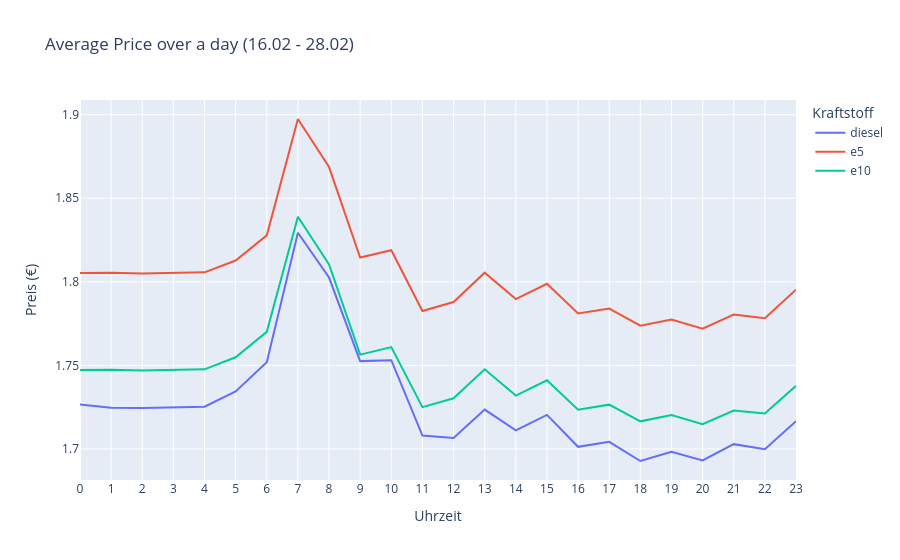

The notebook cell saved with this chart:
### Code cell
from datetime import date

mask = (df_filled['retrieval_date'] >= date(2026, 2, 16)) & (df['retrieval_date'] <= date(2026, 2, 28))
df_filtered = df_filled[mask].copy()
print(df_filtered['retrieval_date'].min())
print(df_filtered['retrieval_date'].max())
print(len(df_filtered))

df_filtered['hour'] = pd.to_datetime(df_filtered['retrieval_time'], format='%H:%M').dt.hour

df_hourly = df_filtered.groupby('hour')[['diesel', 'e5', 'e10']].mean().reset_index()

fig1 = px.line(
    df_hourly,
    x='hour',
    y=['diesel', 'e5', 'e10'],
    title='Average Price over a day (16.02 - 28.02)',
    labels={'hour': 'Uhrzeit', 'value': 'Preis (€)', 'variable': 'Kraftstoff'}
)
fig1.update_xaxes(dtick=1)
fig1.show()
fig.write_image("assets/avg_price_over_day.png", width=1668, height=450)

### Figure 1 — Plotly figure (JSON) as saved in the notebook; plotly's stock layout.template omitted (floating-point values rounded to 4 significant figures)
{"data": [{"hovertemplate": "Kraftstoff=diesel<br>Uhrzeit=%{x}<br>Preis (€)=%{y}<extra></extra>", "legendgroup": "diesel", "line": {"color": "#636efa", "dash": "solid"}, "marker": {"symbol": "circle"}, "mode": "lines", "name": "diesel", "orientation": "v", "showlegend": true, "type": "scatter", "x": [0, 1, 2, 3, 4, 5, 6, 7, 8, 9, 10, 11, 12, 13, 14, 15, 16, 17, 18, 19, 20, 21, 22, 23], "xaxis": "x", "y": [1.727, 1.725, 1.725, 1.725, 1.725, 1.734, 1.752, 1.829, 1.803, 1.753, 1.753, 1.708, 1.707, 1.724, 1.711, 1.72, 1.701, 1.704, 1.693, 1.698, 1.693, 1.703, 1.7, 1.717], "yaxis": "y"}, {"hovertemplate": "Kraftstoff=e5<br>Uhrzeit=%{x}<br>Preis (€)=%{y}<extra></extra>", "legendgroup": "e5", "line": {"color": "#EF553B", "dash": "solid"}, "marker": {"symbol": "circle"}, "mode": "lines", "name": "e5", "orientation": "v", "showlegend": true, "type": "scatter", "x": [0, 1, 2, 3, 4, 5, 6, 7, 8, 9, 10, 11, 12, 13, 14, 15, 16, 17, 18, 19, 20, 21, 22, 23], "xaxis": "x", "y": [1.805, 1.805, 1.805, 1.805, 1.806, 1.813, 1.828, 1.897, 1.869, 1.815, 1.819, 1.783, 1.788, 1.805, 1.79, 1.799, 1.781, 1.784, 1.774, 1.777, 1.772, 1.78, 1.778, 1.795], "yaxis": "y"}, {"hovertemplate": "Kraftstoff=e10<br>Uhrzeit=%{x}<br>Preis (€)=%{y}<extra></extra>", "legendgroup": "e10", "line": {"color": "#00cc96", "dash": "solid"}, "marker": {"symbol": "circle"}, "mode": "lines", "name": "e10", "orientation": "v", "showlegend": true, "type": "scatter", "x": [0, 1, 2, 3, 4, 5, 6, 7, 8, 9, 10, 11, 12, 13, 14, 15, 16, 17, 18, 19, 20, 21, 22, 23], "xaxis": "x", "y": [1.747, 1.747, 1.747, 1.747, 1.748, 1.755, 1.77, 1.839, 1.81, 1.756, 1.761, 1.725, 1.73, 1.748, 1.732, 1.741, 1.724, 1.727, 1.717, 1.72, 1.715, 1.723, 1.721, 1.738], "yaxis": "y"}], "layout": {"legend": {"title": {"text": "Kraftstoff"}, "tracegroupgap": 0}, "title": {"text": "Average Price over a day (16.02 - 28.02)"}, "xaxis": {"anchor": "y", "domain": [0, 1], "dtick": 1, "title": {"text": "Uhrzeit"}}, "yaxis": {"anchor": "x", "domain": [0, 1], "title": {"text": "Preis (€)"}}}}
